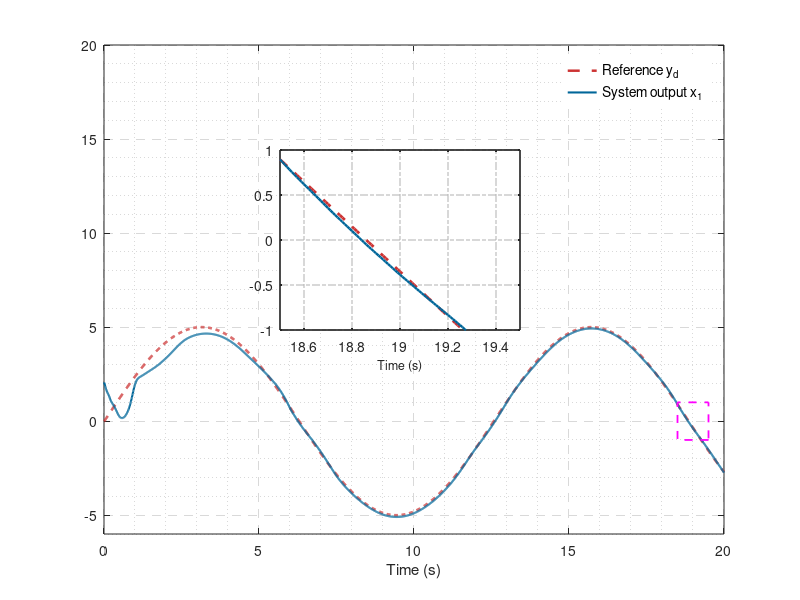

MATLAB code to generate this figure: (Note: this script raises an error after producing the figure.)
clc
close all
clear all
Time=0.01;stoptime=20;k=1;deltaT=0.012; dt=Time; %j=1; 
gamma_11=10;gamma_21=20; beta_1=1; beta_2=1;omega_1=2;omega_2=2;
gamma_12=0.001;gamma_13=0.001;gamma_22=0.001;gamma_23=0.001;p=2;q=0.9;
Gamma_1=0.4;sigma_1=3; Gamma_2=0.5;sigma_2=3;%for identifier
gamma_c1=3;gamma_a1=4; gamma_c2=3;gamma_a2=4; %correlation coefficients
rho=zeros(1);rho_3=zeros(1);
x_1=zeros(1); x_2=zeros(1); y_d=zeros(1); %states and references with ther initial values
z_1=zeros(1);xi_1=zeros(1);xi_2=zeros(1);%tracking error 
w=zeros(1,1);  dw=zeros(1,1);  %stochastic noise %stochastic for white noise
vartheta=zeros(1);varpi=zeros(1);tau=zeros(0);%design constants(performance)
C_1=zeros(1);C_2=zeros(1);x_h1=zeros(3,1);

% 事件触发参数
theta = 0.15;     % 触发阈值参数
epsilon = 0.1;   % 触发阈值常数项
k_eta = 0.25;      % 动态变量衰减率
e=zeros(1); eta = zeros(1); trigger_event = zeros(1);
% 事件触发参数
e_threshold = 0.01;        % 触发阈值
min_interval = 0.5;      % 最小触发间隔
last_trigger_time = -inf; % 上次触发时间
u_last = 0;               % 上次控制输入
xi_2_last = 0;            % 上次触发时的xi_2值
trigger_events = [];      % 触发事件记录
cost_1=zeros(1); cost_2=zeros(1);

W_a1=zeros(16,1);W_c1=zeros(16,1); S_J1=zeros(16,1);%NN weight for first subsystems
w_a1(k)=zeros(1); w_c1(k)=zeros(1); % NN weight norm for first subsystems
V_01=zeros(3,5); V_11=zeros(5,5);V_21=zeros(5,5); V_31=zeros(5,5);V_41=zeros(5,1);%DNN weight update for first subsystems (h)
W_01=zeros(15,1); W_11=zeros(25,1);W_21=zeros(25,1); W_31=zeros(25,1);W_41=zeros(5,1);%DNN weight update for first subsystems (h)的列向量表示形式
Lambda_01=zeros(15,1);Lambda_11=zeros(25,1);Lambda_21=zeros(25,1);Lambda_31=zeros(25,1);Lambda_41=zeros(5,1);
v_01(k)=zeros(1);v_11(k)=zeros(1); v_21(k)=zeros(1); v_31(k)=zeros(1); v_41(k)=zeros(1);% NN weight norm for first subsystems(h)



W_c2=zeros(12,1); W_a2=zeros(12,1);S_J2=zeros(12,1); % NN weights for second subsystems
w_c2(k)=zeros(1); w_a2(k)=zeros(1); %weigh norms for the second subsystem
V_02=zeros(4,5); V_12=zeros(5,5);V_22=zeros(5,5); V_32=zeros(5,5);V_42=zeros(5,1);%DNN weight update for  the second  subsystems (h)
W_02=zeros(20,1); W_12=zeros(25,1);W_22=zeros(25,1); W_32=zeros(25,1);W_42=zeros(5,1);%DNN weight update for the second subsystems (h)的列向量表示形式
Lambda_02=zeros(20,1);Lambda_12=zeros(25,1);Lambda_22=zeros(25,1);Lambda_32=zeros(25,1);Lambda_42=zeros(5,1);
v_02(k)=zeros(1);v_12(k)=zeros(1); v_22(k)=zeros(1); v_32(k)=zeros(1); v_42(k)=zeros(1);% NN weight norm for  the second  subsystems(h)

%第一个子系统权重更新定律V的参数
I01=eye(5);
I11=eye(5);
I21=eye(5);
I31=eye(5);
I41=eye(1);
%学习率
T01=0.4*eye(15);
T11=0.4*eye(25);
T21=0.4*eye(25);
T31=0.4*eye(25);
T41=0.4*eye(5);


%第二个子系统权重更新定律V的参数
I02=eye(5);
I12=eye(5);
I22=eye(5);
I32=eye(5);
I42=eye(1);
%学习率
T02=0.5*eye(20);
T12=0.5*eye(25);
T22=0.5*eye(25);
T32=0.5*eye(25);
T42=0.5*eye(5);

alpha=zeros(1);u=zeros(1); %the virtual and actual controller
totalCost1=zeros(1);


 

for t=0:Time:stoptime
     randn('state',100) 
   if k==1
    dw(k)=sqrt(dt)*randn;       % initial values for stochastic process
    w(k)=dw(k);                                    % W(0) = 0 不允许，所以首先置值             
   end
   if k<=stoptime/Time
    dw(k)=sqrt(dt)*randn;   % 产生序列
    w(k+1)=w(k)+dw(k); 
   end
    if k==1
        x_1(k)=2; x_2(k)=3;y_d(k)=0;rho(k)=4;rho_3(k)=-1.9;
    for i=1:16
        W_a1(i,k)=0.5; W_c1(i,k)=0.3;
    end
    for i=1:12
         W_a2(i,k)=0.3; W_c2(i,k)=0.1; 
    end
    for i=1:15
            W_01(i,1)=0.2;
    end
    for i=1:25
            W_11(i,1)=0.2;
            W_21(i,1)=0.2;
            W_31(i,1)=0.2;
    end
    for i=1:5
            W_41(i,1)=0.2;
    end
    for i=1:20
            W_02(i,1)=0.5;
    end
    for i=1:25
            W_12(i,1)=0.5;
            W_22(i,1)=0.5;
            W_32(i,1)=0.5;
    end
    for i=1:5
            W_42(i,1)=0.5;
    end
    end
    V_01= reshape(W_01(:,k), 3, 5);
    V_11= reshape(W_11(:,k), 5, 5);
    V_21= reshape(W_21(:,k), 5, 5);
    V_31= reshape(W_31(:,k), 5, 5);
    V_41= reshape(W_41(:,k), 5, 1);
    V_02= reshape(W_02(:,k), 4, 5);
    V_12= reshape(W_12(:,k), 5, 5);
    V_22= reshape(W_22(:,k), 5, 5);
    V_32= reshape(W_32(:,k), 5, 5);
    V_42= reshape(W_42(:,k), 5, 1);
 %%%%% the first backstepping step
    z_1(k)=x_1(k)-y_d(k);%define tracking error
    vartheta(k)=z_1(k)/rho(k);

    xi_1(k)=1/2*log((vartheta(k)+0.9)/(0.9-vartheta(k)));
    x_h1=[x_1(k);xi_1(k);1];
    B41=V_41'*diag(1-tanh(V_31'*tanh(V_21'*tanh(V_11'*tanh(V_01'*x_h1)))).^2);
    B31=V_31'*diag(1-(tanh(V_21'*tanh(V_11'*tanh(V_01'*x_h1)))).^2);
    B21=V_21'*diag(1-(tanh(V_11'*tanh(V_01'*x_h1))).^2);
    B11=V_11'*diag(1-(tanh(V_01'*x_h1)).^2);
    C41=tanh(V_31'*tanh(V_21'*tanh(V_11'*tanh(V_01'*x_h1))));
    C31=tanh(V_21'*tanh(V_11'*tanh(V_01'*x_h1)));
    C21=tanh(V_11'*tanh(V_01'*x_h1));
    C11=tanh(V_01'*x_h1);
    D01=kron(I01,x_h1');
    D11=kron(I11,C11');
    D21=kron(I21,C21');
    D31=kron(I31,C31');
    D41=kron(I41,C41');

    %第一个系统的参量
    Lambda_01=(B41*B31*B21*B11*D01)';
    Lambda_11=(B41*B31*B21*D11)';
    Lambda_21=(B41*B31*D21)';
    Lambda_31=(B41*D31)';
    Lambda_41=(D41)';
   %将第一个系统的所有更新权重矩阵进行按列排列
    W_01(:,k)=V_01(:);W_11(:,k)=V_11(:); W_21(:,k)=V_21(:); W_31(:,k)=V_31(:);W_41(:,k)=V_41(:);
    for i=1:16
        S_J1(i,k)= exp(-(([x_1(k);xi_1(k)]-[8;8]+[i;i])'*([x_1(k);xi_1(k)]-[8;8]+[i;i]))/2); %basis function vector
    end

    C_1=V_41'*tanh(V_31'*tanh(V_21'*tanh(V_11'*tanh(V_01'*x_h1))));%H_1函数的估
    C_2=W_a1(:,k)'*S_J1(:,k);%J_1函数的估计
    tau(k)=1/(2*rho(k))*(1/(vartheta(k)+0.9)-1/(vartheta(k)-0.9));
    tau_part = sign(tau(k)) * (abs(tau(k))^(1/3)); % 处理 tau^(1/3)
xi1_p = sign(xi_1(k)) * (abs(xi_1(k))^(4*p-3)); % 处理 xi_1^(4*p-3)
xi1_q = sign(xi_1(k)) * (abs(xi_1(k))^(4*q-3)); % 处理 xi_1^(4*q-3)

alpha(k) = -gamma_11*xi_1(k) - 3/4*tau_part*xi_1(k) - C_1 - 1/2*C_2 + ...
           z_1(k)*rho_3(k)/rho(k) - (1/(4*beta_1))*xi_1(k)^3 - ...
           gamma_12*xi1_p - gamma_13*xi1_q;%virtual controller
    if k<=stoptime/Time 
     W_01(:,k+1)=W_01(:,k)+deltaT*(T01*(tau(k).*Lambda_01*xi_1(k)^3-sigma_1*W_01(:,k)));
     W_11(:,k+1)=W_11(:,k)+deltaT*(T11*(tau(k).*Lambda_11*xi_1(k)^3-sigma_1*W_11(:,k))); 
     W_21(:,k+1)=W_21(:,k)+deltaT*(T21*(tau(k).*Lambda_21*xi_1(k)^3-sigma_1*W_21(:,k)));
     W_31(:,k+1)=W_31(:,k)+deltaT*(T31*(tau(k).*Lambda_31*xi_1(k)^3-sigma_1*W_31(:,k)));
     W_41(:,k+1)=W_41(:,k)+deltaT*(T41*(tau(k).*Lambda_41*xi_1(k)^3-sigma_1*W_41(:,k)));  
     W_c1(:,k+1)=W_c1(:,k)+deltaT*(-gamma_c1*S_J1(:,k)*S_J1(:,k)'*W_c1(:,k)); 
     W_a1(:,k+1)=W_a1(:,k)+deltaT*(-S_J1(:,k)*S_J1(:,k)'*(gamma_a1*(W_a1(:,k)-W_c1(:,k))+gamma_c1*W_c1(:,k)));
    end
    v_01(k)=norm(W_01(:,k));v_11(k)=norm(W_11(:,k)); v_21(k)=norm(W_21(:,k)); v_31(k)=norm(W_31(:,k)); v_41(k)=norm(W_41(:,k));%weight matrice norm
    w_c1(k)=norm(W_c1(:,k)); w_a1(k)=norm(W_a1(:,k));%weight matrice norm 
    cost_1(k)=xi_1(k)^2+alpha(k)^2;%cost function 
%%%%%%%%%The second backstepping step
    xi_2(k)=x_2(k)-alpha(k); % for the second subsystems
    
    x_h2=[x_1(k);x_2(k);xi_2(k);1];
    B42=V_42'*diag(1-(tanh(V_32'*tanh(V_22'*tanh(V_12'*tanh(V_02'*x_h2)))).^2));
    B32=V_32'*diag(1-(tanh(V_22'*tanh(V_12'*tanh(V_02'*x_h2)))).^2);
    B22=V_22'*diag(1-(tanh(V_12'*tanh(V_02'*x_h2))).^2);
    B12=V_12'*diag(1-(tanh(V_02'*x_h2)).^2);
    C42=tanh(V_32'*tanh(V_22'*tanh(V_12'*tanh(V_02'*x_h2))));
    C32=tanh(V_22'*tanh(V_12'*tanh(V_02'*x_h2)));
    C22=tanh(V_12'*tanh(V_02'*x_h2));
    C12=tanh(V_02'*x_h2);
    D02=kron(I02,x_h2');
    D12=kron(I12,C12');
    D22=kron(I22,C22');
    D32=kron(I32,C32');
    D42=kron(I42,C42');
    
    %第一个系统的参量
    Lambda_02=(B42*B32*B22*B12*D02)';
    Lambda_12=(B42*B32*B22*D12)';
    Lambda_22=(B42*B32*D22)';
    Lambda_32=(B42*D32)';
    Lambda_42=(D42)';
    %将第一个系统的所有更新权重矩阵进行按列排列
   
    %%% 事件触发机制 %%%
    current_time = t;
    %trigger_condition = (abs(xi_2(k) - xi_2_last) >= e_threshold || ...
                       %(current_time - last_trigger_time) >= min_interval);
    
    
    W_02(:,k)=V_02(:);W_12(:,k)=V_12(:); W_22(:,k)=V_22(:); W_32(:,k)=V_32(:);W_42(:,k)=V_42(:);
    for i=1:12
      S_J2(i,k)= exp(-(([x_1(k);x_2(k);xi_2(k)]-[6;6;6]+1/2*[i;i;i])'*([x_1(k);x_2(k);xi_2(k)]-[6;6;6]+1/2*[i;i;i]))/2);
    end
    C_3=V_42'*tanh(V_32'*tanh(V_22'*tanh(V_12'*tanh(V_02'*x_h2))));%H_2函数的估计
    C_4=W_a2(:,k)'*S_J2(:,k);%J_2函数的估计
    
    w_c2(k)=norm(W_c2(:,k)); w_a2(k)=norm(W_a2(:,k));%weight matrix norm
    v_02(k)=norm(W_02(:,k));v_12(k)=norm(W_12(:,k)); v_22(k)=norm(W_22(:,k)); v_32(k)=norm(W_32(:,k)); v_42(k)=norm(W_42(:,k));%weight matrice norm
    %if trigger_condition
    xi2_p = sign(xi_2(k)) * (abs(xi_2(k))^(4*p-3));
xi2_q = sign(xi_2(k)) * (abs(xi_2(k))^(4*q-3));

u(k) = -gamma_21*xi_2(k) - C_3 - 1/2*C_4 - (1/(4*beta_2))*xi_2(k)^3 - ...
       gamma_22*xi2_p - gamma_23*xi2_q;%actual controller
    % 事件触发机制
    e(k) = u(k) - u_last(k);
    trigger_condition = e(k)^2 >= theta*eta(k) + epsilon;
    if trigger_condition
        u_last(k) = u(k);
        last_trigger_time = current_time;
        trigger_events = [trigger_events, t];
        trigger_event(k) = 1;
    end

    cost_2(k)=xi_2(k)^2+u(k)^2;%cost function
    totalCost1(k)=cost_1(k)+cost_2(k);%total cost function
    if k<=stoptime/Time
      W_02(:,k+1)=W_02(:,k)+deltaT.*(T02*(Lambda_02*xi_2(k)^3-sigma_2*W_02(:,k)));
      W_12(:,k+1)=W_12(:,k)+deltaT.*(T12*(Lambda_12*xi_2(k)^3-sigma_2*W_12(:,k))); 
      W_22(:,k+1)=W_22(:,k)+deltaT.*(T22*(Lambda_22*xi_2(k)^3-sigma_2*W_22(:,k)));
      W_32(:,k+1)=W_32(:,k)+deltaT.*(T32*(Lambda_32*xi_2(k)^3-sigma_2*W_32(:,k)));
      W_42(:,k+1)=W_42(:,k)+deltaT.*(T42*(Lambda_42*xi_2(k)^3-sigma_2*W_42(:,k))); 
      W_c2(:,k+1)=W_c2(:,k)+deltaT*(-gamma_c2*S_J2(:,k)*S_J2(:,k)'*W_c2(:,k)); 
      W_a2(:,k+1)=W_a2(:,k)+deltaT*(-S_J2(:,k)*S_J2(:,k)'*(gamma_a2*(W_a2(:,k)-W_c2(:,k))+gamma_c2*W_c2(:,k)));
      %%%%%%%%%%%%%%%%%%%%%%%%%%%%%%%%%%%%%%%%%%%%%%%%%%%%%%%%%%%%%%%%%%%%%%%%%%%%%%%% 
      y_d(k+1)=5*sin(0.5*t); %refeference 
      rho(k+1)=3.8*exp(-0.5*t)+0.2;
      rho_3(k+1)=-1.9*exp(-0.5*t);
      x_1(k+1)=x_1(k)+deltaT*(x_1(k)*sin(x_1(k))+x_2(k))+cos(x_1(k))^2*dw(k);
      x_2(k+1)=x_2(k)+deltaT*(x_2(k)*cos(x_1(k))+u(k))+sin(x_1(k))*cos(x_2(k))*dw(k); 
      % 动态变量更新
        eta(k+1) = eta(k) + deltaT*(-k_eta*eta(k) + theta*e(k)^2 - epsilon);
        eta(k+1) = max(eta(k+1), 0);
        
        % 保持控制量传递
        u_last(k+1) = u_last(k);
    end
k=k+1;
end
t=0:Time:stoptime;
























%% 1.1 跟踪性能 
figure

% 定义颜色方案
ref_color = [0.8, 0.2, 0.2];      % 参考信号颜色 - 深红色
out_color = [0, 0.4, 0.6];        % 系统输出颜色 - 深蓝色
grid_color = [0.85, 0.85, 0.85];  % 网格线颜色 - 浅灰色
zoom_box_color = [1, 0, 1];   % 放大框颜色 - 深紫色
zoom_bg_color = [0.98, 0.98, 0.95]; % 放大图背景色

% 主图
t_plot = t(1:length(x_1));

% 绘制主图曲线
plot(t_plot, y_d(1:length(t_plot)), '--', ...
     'Color', ref_color, ...
     'LineWidth', 1.8);
hold on;
plot(t_plot, x_1(1:length(t_plot)), '-', ...
     'Color', out_color, ...
     'LineWidth', 1.5);

% 定义放大区域
xlim_region = [18.5, 19.5];
ylim_region = [-1, 1];

% 在主图中绘制虚线框标出放大区域
rectangle('Position', [xlim_region(1), ylim_region(1), ...
                      diff(xlim_region), diff(ylim_region)], ...
          'EdgeColor', zoom_box_color, ...
          'LineStyle', '--', ...
          'LineWidth', 1.3);

xlabel('Time (s)', 'FontSize', 11, 'FontWeight', 'normal');
legend('Reference y_d', 'System output x_1', 'Location', 'best', ...
       'FontSize', 10, 'Box', 'off');
axis([0, 20, -6, 20]);

% 网格设置 - 更精细的控制
grid on;
grid minor;
set(gca, 'GridColor', grid_color, ...
         'GridAlpha', 1, ...
         'MinorGridColor', grid_color, ...
         'MinorGridAlpha', 1, ...
         'GridLineStyle', '--', ...
         'MinorGridLineStyle', ':');
hold off;

% 创建放大子图
ax_zoom = axes('Position', [0.35, 0.45, 0.3, 0.3]);

% 设置放大子图背景色
set(ax_zoom, 'Color', zoom_bg_color);

% 计算放大区域对应的索引范围
idx_zoom = t_plot >= xlim_region(1) & t_plot <= xlim_region(2);
t_zoom = t_plot(idx_zoom);
y_d_zoom = y_d(idx_zoom);
x_1_zoom = x_1(idx_zoom);

% 在放大子图中绘制数据
plot(ax_zoom, t_zoom, y_d_zoom, '--', ...
     'Color', ref_color, ...
     'LineWidth', 2);
hold on;
plot(ax_zoom, t_zoom, x_1_zoom, '-', ...
     'Color', out_color, ...
     'LineWidth', 1.7);
hold off;

% 设置放大子图的坐标轴
xlim(ax_zoom, xlim_region);
ylim(ax_zoom, ylim_region);

% 放大子图网格设置
grid(ax_zoom, 'on');
set(ax_zoom, 'GridColor', [0.7, 0.7, 0.7], ...
             'GridAlpha', 0.5, ...
             'GridLineStyle', '-.');

% 放大子图边框
box(ax_zoom, 'on');
set(ax_zoom, 'LineWidth', 1.2);

% 放大子图标签
xlabel(ax_zoom, 'Time (s)', 'FontSize', 9);

% 调整整体图形外观
set(gcf, 'Color', 'white');
set(gca, 'FontSize', 10, ...
         'Box', 'on', ...
         'LineWidth', 1.2);

% 添加轻微阴影效果到放大子图（可选）
% 创建一个稍大的背景框
annotation('rectangle', ...
    [ax_zoom.Position(1)-0.1, ax_zoom.Position(2)-0.1, ...
     ax_zoom.Position(3)+0.1, ax_zoom.Position(4)+0.1], ...
    'Color', [0.7, 0.7, 0.7], ...
    'FaceColor', 'none', ...
    'LineStyle', 'none', ...
    'FaceAlpha', 0.05);
%% 1.2 跟踪误差及性能边界 - 带区域放大效果
figure
min_len = min([length(t), length(z_1), length(rho)]);
t_plot2 = t(1:min_len);
z_1_plot = z_1(1:min_len);
rho_plot = rho(1:min_len);

% 定义颜色方案
error_color = [0, 0.3, 0.6];        % 跟踪误差颜色 - 深蓝色
bound_color = [0.85, 0.1, 0.1];     % 性能边界颜色 - 红色
fill_color = [0.95, 0.6, 0.6];      % 填充区域颜色 - 浅红色
zoom_color = [1, 0, 1];       % 放大框颜色 - 紫色
zoom_bg_color = [0.98, 0.96, 0.92]; % 放大图背景色 - 浅米色

% 绘制主图曲线
plot(t_plot2, z_1_plot, '-', 'Color', error_color, 'LineWidth', 1.3); 
hold on;
plot(t_plot2, 0.9*rho_plot, '--', 'Color', bound_color, 'LineWidth', 1.5);
plot(t_plot2, -0.9*rho_plot, '--', 'Color', bound_color, 'LineWidth', 1.5);

% 填充性能边界区域
t_fill = [t_plot2, fliplr(t_plot2)];
y_fill = [0.9*rho_plot, fliplr(-0.9*rho_plot)];
fill(t_fill, y_fill, fill_color, 'FaceAlpha', 0.15, 'EdgeColor', 'none');

% 定义放大区域（选择误差波动明显的区域）
xlim_region = [16, 18];
ylim_region = [-0.5, 0.5];

% 在主图中用虚线框标出放大区域
rectangle('Position', [xlim_region(1), ylim_region(1), ...
                      diff(xlim_region), diff(ylim_region)], ...
          'EdgeColor', zoom_color, ...
          'LineStyle', '--', ...
          'LineWidth', 1.4, ...
          'LineWidth', 1.3);

% 主图标签和设置
xlabel('Time (s)', 'FontSize', 10, 'FontWeight', 'normal');
ylabel('Tracking error \eta_1', 'FontSize', 10, 'FontWeight', 'normal');
legend('Tracking error', 'Performance bounds', ...
       'Location', 'best', 'FontSize', 9, 'Box', 'off');
grid on;
grid minor;
set(gca, 'GridColor', grid_color, ...
         'GridAlpha', 1, ...
         'MinorGridColor', grid_color, ...
         'MinorGridAlpha', 1, ...
         'GridLineStyle', '--', ...
         'MinorGridLineStyle', ':');
axis([0 20 -4 4]);
hold off;

% 创建放大子图 - 放在主图的合适位置
ax_zoom = axes('Position', [0.4, 0.17, 0.3, 0.3]);

% 设置放大子图背景色
set(ax_zoom, 'Color', zoom_bg_color);

% 提取放大区域的数据
idx_zoom = t_plot2 >= xlim_region(1) & t_plot2 <= xlim_region(2);
t_zoom = t_plot2(idx_zoom);
z_1_zoom = z_1_plot(idx_zoom);
rho_zoom = rho_plot(idx_zoom);

% 在放大子图中绘制数据
plot(ax_zoom, t_zoom, z_1_zoom, '-', 'Color', error_color, 'LineWidth', 1.4);
hold on;
plot(ax_zoom, t_zoom, 0.9*rho_zoom, '--', 'Color', bound_color, 'LineWidth', 1.6);
plot(ax_zoom, t_zoom, -0.9*rho_zoom, '--', 'Color', bound_color, 'LineWidth', 1.6);

% 填充放大区域的性能边界
t_fill_zoom = [t_zoom, fliplr(t_zoom)];
y_fill_zoom = [0.9*rho_zoom, fliplr(-0.9*rho_zoom)];
fill(ax_zoom, t_fill_zoom, y_fill_zoom, fill_color, ...
     'FaceAlpha', 0.25, 'EdgeColor', 'none');
hold off;

% 设置放大子图的坐标轴
xlim(ax_zoom, xlim_region);
ylim(ax_zoom, ylim_region);

% 放大子图网格和样式设置
grid on;
grid minor;
set(gca, 'GridColor', grid_color, ...
         'GridAlpha', 1, ...
         'MinorGridColor', grid_color, ...
         'MinorGridAlpha', 1, ...
         'GridLineStyle', '--', ...
         'MinorGridLineStyle', ':');

% 调整子图整体外观
set(gca, 'FontSize', 10, 'Box', 'on', 'LineWidth', 1.2);
%% 1.3 控制输入与事件触发 - 带区域放大效果
figure
min_len3 = min([length(t), length(u_last)]);
t_plot3 = t(1:min_len3);
u_last_plot = u_last(1:min_len3);

% 定义颜色方案
control_color = [0, 0.4, 0.2];          % 控制输入颜色 - 深绿色
trigger_color = [0.9, 0.2, 0.2];        % 触发事件颜色 - 红色
zoom_color = [0.5, 0.1, 0.7];           % 放大框颜色 - 深紫色
zoom_bg_color = [0.96, 0.96, 0.98];     % 放大图背景色 - 浅蓝灰色

% 绘制控制输入（阶梯图）
stairs(t_plot3, u_last_plot, '-', 'Color', control_color, 'LineWidth', 1.3);
hold on;

% 提取并绘制触发事件
if ~isempty(trigger_events)
    trigger_indices = zeros(1, length(trigger_events));
    for i = 1:length(trigger_events)
        [~, idx] = min(abs(t - trigger_events(i)));
        trigger_indices(i) = min(idx, min_len3);
    end
    trigger_indices = unique(trigger_indices);
    trigger_times = t_plot3(trigger_indices);
    trigger_values = u_last_plot(trigger_indices);
    
    % 绘制触发事件点
    plot(trigger_times, trigger_values, '*', ...
         'Color', trigger_color, ...
         'MarkerSize', 3, ...
         'LineWidth', 1, ...
         'MarkerFaceColor', trigger_color);
end

% 定义放大区域（选择包含多个触发事件的区域）
xlim_region = [14, 16];
% 自动确定Y轴放大范围
region_idx = t_plot3 >= xlim_region(1) & t_plot3 <= xlim_region(2);
if any(region_idx)
    y_data = u_last_plot(region_idx);
    y_min = min(y_data) - 0.5;
    y_max = max(y_data) + 0.5;
else
    y_min = min(u_last_plot) - 0.5;
    y_max = max(u_last_plot) + 0.5;
end
ylim_region = [y_min, y_max];

% 在主图中用虚线框标出放大区域
rectangle('Position', [xlim_region(1), ylim_region(1), ...
                      diff(xlim_region), diff(ylim_region)], ...
          'EdgeColor', zoom_color, ...
          'LineStyle', '--', ...
          'LineWidth', 1.4);

% 主图标签和设置
xlabel('Time (s)', 'FontSize', 10, 'FontWeight', 'normal');
ylabel('Control input u', 'FontSize', 10, 'FontWeight', 'normal');
% 修改：将图例位置改为右上角 (northeast)
legend('Control input', 'Trigger events', ...
       'Location', 'northeast', 'FontSize', 9, 'Box', 'off');
grid on;
grid minor;
set(gca, 'GridColor', grid_color, ...
         'GridAlpha', 1, ...
         'MinorGridColor', grid_color, ...
         'MinorGridAlpha', 1, ...
         'GridLineStyle', '--', ...
         'MinorGridLineStyle', ':');
axis([0 20 min(u_last_plot)-1 max(u_last_plot)+1]); % 自动调整Y轴范围
axis([0 20 -250 140]);
hold off;

% 创建放大子图 - 放在主图的合适位置
% 调整放大子图位置以避免遮挡图例
ax_zoom = axes('Position', [0.53, 0.22, 0.3, 0.3]);

% 设置放大子图背景色
set(ax_zoom, 'Color', zoom_bg_color);

% 提取放大区域的数据
zoom_idx = t_plot3 >= xlim_region(1) & t_plot3 <= xlim_region(2);
t_zoom = t_plot3(zoom_idx);
u_zoom = u_last_plot(zoom_idx);

% 在放大子图中绘制阶梯图
stairs(ax_zoom, t_zoom, u_zoom, '-', 'Color', control_color, 'LineWidth', 1.5);

% 在放大子图中绘制触发事件
if ~isempty(trigger_events)
    % 提取放大区域内的触发事件
    trigger_in_zoom = trigger_times >= xlim_region(1) & trigger_times <= xlim_region(2);
    if any(trigger_in_zoom)
        trigger_times_zoom = trigger_times(trigger_in_zoom);
        trigger_values_zoom = trigger_values(trigger_in_zoom);
        
        hold(ax_zoom, 'on');
        plot(ax_zoom, trigger_times_zoom, trigger_values_zoom, '*', ...
             'Color', trigger_color, ...
             'MarkerSize', 9, ...
             'LineWidth', 1.6, ...
             'MarkerFaceColor', trigger_color);
        hold(ax_zoom, 'off');
    end
end

% 设置放大子图的坐标轴
xlim(ax_zoom, xlim_region);
ylim(ax_zoom, ylim_region);

% 放大子图网格和样式设置
grid on;
grid minor;
set(gca, 'GridColor', grid_color, ...
         'GridAlpha', 1, ...
         'MinorGridColor', grid_color, ...
         'MinorGridAlpha', 1, ...
         'GridLineStyle', '--', ...
         'MinorGridLineStyle', ':');

% 为放大子图添加X轴标签
xlabel(ax_zoom, 'Time (s)', 'FontSize', 8);

% 调整主图外观
set(gca, 'FontSize', 10, 'Box', 'on', 'LineWidth', 1.2);
%% ============ 2. 代价函数分析 ============
figure('Position', [100, 100, 800, 900]); % 设置图形大小

% 子图1：对数刻度成本函数
subplot(3, 1, 1);
% 确保所有向量长度一致
min_len = min([length(t), length(cost_1), length(cost_2), length(totalCost1)]);
t_plot = t(1:min_len);
cost_1_plot = cost_1(1:min_len);
cost_2_plot = cost_2(1:min_len);
totalCost_plot = totalCost1(1:min_len);

% 绘制对数刻度图
h1 = semilogy(t_plot, cost_1_plot, 'b-', 'LineWidth', 1.8);
hold on;
h2 = semilogy(t_plot, cost_2_plot, 'r-', 'LineWidth', 1.8);
h3 = semilogy(t_plot, totalCost_plot, 'g-', 'LineWidth', 2.2);

% 科研美化设置
grid on;
grid minor;
set(gca, 'GridColor', grid_color, ...
         'GridAlpha', 1, ...
         'MinorGridColor', grid_color, ...
         'MinorGridAlpha', 1, ...
         'GridLineStyle', '--', ...
         'MinorGridLineStyle', ':');
xlabel('Time (s)', 'FontSize', 12, 'FontWeight', 'bold');
ylabel('Cost (log scale)', 'FontSize', 12, 'FontWeight', 'bold');
title('Cost Function Evolution (Log Scale)', 'FontSize', 14, 'FontWeight', 'bold');
legend([h1, h2, h3], {'Subsystem 1', 'Subsystem 2', 'Total'}, 'Location', 'best', 'FontSize', 10);
set(gca, 'FontSize', 11, 'FontName', 'Arial');
ylim([1e-3, 1e4]);
xlim([0, max(t_plot)]);

% 添加网格线增强可读性
set(gca, 'YMinorGrid', 'on', 'XMinorGrid', 'on');
set(gca, 'GridLineStyle', '--', 'GridAlpha', 0.3);

% 子图2：子系统1成本函数（线性尺度）
subplot(3, 1, 2);
h4 = plot(t_plot, cost_1_plot, 'b-', 'LineWidth', 1.5);

% 科研美化设置
grid on;
grid minor;
set(gca, 'GridColor', grid_color, ...
         'GridAlpha', 1, ...
         'MinorGridColor', grid_color, ...
         'MinorGridAlpha', 1, ...
         'GridLineStyle', '--', ...
         'MinorGridLineStyle', ':');
xlabel('Time (s)', 'FontSize', 12, 'FontWeight', 'bold');
ylabel('Cost', 'FontSize', 12, 'FontWeight', 'bold');
title('Subsystem 1: Cost Function c_1(\eta_1,\xi_1)', 'FontSize', 13, 'FontWeight', 'bold');
set(gca, 'FontSize', 11, 'FontName', 'Arial');
ylim([0, 200]);
xlim([0, 20]);

% 添加背景色区域突出重要部分
hold on;
y_limits = ylim;
fill([5, 15, 15, 5], [y_limits(1), y_limits(1), y_limits(2), y_limits(2)], ...
     [0.9, 0.95, 1], 'EdgeColor', 'none', 'FaceAlpha', 0.2);

% 在子图2中添加图例
legend('c_1(\eta_1,\xi_1)', 'Location', 'best', 'FontSize', 10);

% 子图3：子系统2成本函数（线性尺度）
subplot(3, 1, 3);
h5 = plot(t_plot, cost_2_plot, 'r-', 'LineWidth', 1.5);

% 科研美化设置
grid on;
grid minor;
set(gca, 'GridColor', grid_color, ...
         'GridAlpha', 1, ...
         'MinorGridColor', grid_color, ...
         'MinorGridAlpha', 1, ...
         'GridLineStyle', '--', ...
         'MinorGridLineStyle', ':');
xlabel('Time (s)', 'FontSize', 12, 'FontWeight', 'bold');
ylabel('Cost', 'FontSize', 12, 'FontWeight', 'bold');
title('Subsystem 2: Cost Function c_2(\eta_2,u)', 'FontSize', 13, 'FontWeight', 'bold');
set(gca, 'FontSize', 11, 'FontName', 'Arial');
ylim([0, 2000]);
xlim([0, 20]);

% 添加背景色区域
hold on;
y_limits = ylim;
fill([5, 15, 15, 5], [y_limits(1), y_limits(1), y_limits(2), y_limits(2)], ...
     [1, 0.95, 0.9], 'EdgeColor', 'none', 'FaceAlpha', 0.2);

% 添加水平参考线（可根据需要调整）
line([0, 20], [500, 500], 'Color', [0.5, 0.5, 0.5], 'LineStyle', '--', 'LineWidth', 0.8);
line([0, 20], [1000, 1000], 'Color', [0.5, 0.5, 0.5], 'LineStyle', '--', 'LineWidth', 0.8);

% 在子图3中添加图例
legend('c_2(\eta_2,u)', 'Location', 'best', 'FontSize', 10);

% 调整子图间距
set(gcf, 'Color', 'w'); % 设置背景为白色
ha = findobj(gcf, 'type', 'axes');
for i = 1:length(ha)
    ha(i).Position(4) = ha(i).Position(4) * 0.85; % 调整高度
end

% 调整布局
h = findobj(gcf, 'type', 'axes');
set(h, 'TickDir', 'out', 'LineWidth', 1.2);

%% ============ 4. 神经网络权重收敛性 

% 数据准备
weights1 = {v_01, v_11, v_21, v_31, v_41};
labels1 = {'v_{01}', 'v_{11}', 'v_{21}', 'v_{31}', 'v_{41}'};
colors = lines(5); % 使用MATLAB的lines配色方案

% 定义放大区域颜色
zoom_color = [0.7, 0.2, 0.8];       % 放大框颜色 - 紫色
zoom_bg_color = [0.98, 0.96, 0.92]; % 放大图背景色

% 确定最小长度以确保所有向量长度一致
min_len = min([length(t), cellfun(@length, weights1)]);
t_plot = t(1:min_len);

% 定义放大区域（选择权重收敛的后期阶段）
if max(t_plot) >= 10
    zoom_time_start = max(t_plot) * 0.7;  % 最后30%的时间开始
    zoom_time_end = max(t_plot);          % 结束时间
else
    zoom_time_start = max(t_plot) * 0.5;  % 最后50%的时间开始
    zoom_time_end = max(t_plot);          % 结束时间
end

zoom_time_range = [zoom_time_start, zoom_time_end];


figure('Position', [100, 100, 1500, 800]);

% 定义子图间距
spacing_h = 0.08;  % 水平间距
spacing_v = 0.1;   % 垂直间距
margin = [0.08, 0.05, 0.12, 0.05]; % [左, 右, 上, 下]边距

% 计算每个子图的宽度和高度
plot_width = (1 - margin(1) - margin(2) - 2*spacing_h) / 3;
plot_height = (1 - margin(3) - margin(4) - 1*spacing_v) / 2;

% 为每个子图计算位置并创建坐标轴
ax_handles = cell(6, 1);
for i = 1:6
    % 计算行和列
    row = ceil(i/3);
    col = mod(i-1, 3) + 1;
    
    % 计算位置
    left = margin(1) + (col-1)*(plot_width + spacing_h);
    bottom = margin(4) + (2-row)*(plot_height + spacing_v);
    
    % 创建坐标轴
    ax_handles{i} = axes('Position', [left, bottom, plot_width, plot_height]);
    
    % 设置基本属性
    hold(ax_handles{i}, 'on');
    grid(ax_handles{i}, 'on');
    box(ax_handles{i}, 'on');
end

% ============ 子图1-5：单独权重范数 ============
for i = 1:5
    % 设置当前坐标轴
    axes(ax_handles{i});
    
    % 提取数据
    w_data = weights1{i}(1:min_len);
    
    % 绘制主曲线
    plot(t_plot, w_data, 'Color', colors(i,:), 'LineWidth', 2, ...
         'DisplayName', labels1{i});

    % 确定放大区域的Y轴范围
    zoom_idx = t_plot >= zoom_time_range(1) & t_plot <= zoom_time_range(2);
    if sum(zoom_idx) > 0
        zoom_data = w_data(zoom_idx);
        y_min_zoom = min(zoom_data) * 0.99;
        y_max_zoom = max(zoom_data) * 1.01;
        if y_max_zoom <= y_min_zoom
            y_min_zoom = min(w_data) * 0.98;
            y_max_zoom = max(w_data) * 1.02;
        end
    else
        y_min_zoom = min(w_data) * 0.98;
        y_max_zoom = max(w_data) * 1.02;
    end
    
    % 确保高度为正数
    rect_height = y_max_zoom - y_min_zoom;
    if rect_height <= 0
        rect_height = (max(w_data) - min(w_data)) * 0.1;
        if rect_height <= 0
            rect_height = 0.1;
        end
    end
    
    % 计算矩形宽度
    rect_width = zoom_time_range(2) - zoom_time_range(1);
    if rect_width <= 0
        rect_width = max(t_plot) * 0.05;
    end
    
    % 在主图中标出放大区域
    rectangle('Position', [zoom_time_range(1), y_min_zoom, rect_width, rect_height], ...
              'EdgeColor', zoom_color, ...
              'LineStyle', ':', ...
              'LineWidth', 1.5);
    
    % 设置子图样式
    set(gca, 'FontSize', 11, 'FontName', 'Arial', 'LineWidth', 1.2);

    
    % 设置合适的Y轴范围
    y_range = [min(w_data)*0.95, max(w_data)*1.05];
    if diff(y_range) > 0
        ylim(y_range);
    end
    
    % 添加网格
    grid on; grid minor;
    
    % 图例（简洁版）
    legend('Location', 'best', 'FontSize', 9, 'Box', 'off');
    xlabel('Time (s)', 'FontSize', 10);
    hold off;
    
    % 为当前子图创建内部放大视图
    % 获取当前子图位置
    subplot_pos = get(gca, 'Position');
    
    % 计算放大图在子图内部的位置（右上角）
    zoom_ax_pos = [subplot_pos(1) + subplot_pos(3) * 0.55, ...
                   subplot_pos(2) + subplot_pos(4) * 0.55, ...
                   subplot_pos(3) * 0.35, ...
                   subplot_pos(4) * 0.35];
    
    ax_zoom = axes('Position', zoom_ax_pos);
    set(ax_zoom, 'Color', zoom_bg_color, 'Box', 'on', 'LineWidth', 1);
    
    % 提取放大区域数据
    t_zoom = t_plot(zoom_idx);
    w_zoom = w_data(zoom_idx);
    
    % 绘制放大图
    plot(ax_zoom, t_zoom, w_zoom, '-', 'Color', colors(i,:), 'LineWidth', 2);
    hold on;
    
    hold off;
    
    % 设置放大图样式
    xlim(ax_zoom, zoom_time_range);
    ylim(ax_zoom, [y_min_zoom, y_max_zoom]);
    grid(ax_zoom, 'on');
    grid(ax_zoom, 'minor');
    set(ax_zoom, 'FontSize', 8, 'LineWidth', 0.8, ...
                'GridColor', [0.85, 0.85, 0.85], ...
                'GridAlpha', 0.4, ...
                'FontName', 'Arial');
end

% ============ 子图6：所有权重综合图 ============
% 设置当前坐标轴
axes(ax_handles{6});

hold on;

% 使用与子图1-5相同的颜色绘制所有权重
for i = 1:5
    w_plot = weights1{i}(1:min_len);
    % 使用相同的颜色方案
    plot(t_plot, w_plot, 'Color', colors(i,:), 'LineWidth', 2, ...
         'DisplayName', labels1{i});
end

xlabel('Time (s)', 'FontSize', 12, 'FontWeight', 'bold');
ylabel('Weight Norms', 'FontSize', 12, 'FontWeight', 'bold');
title('All Weight Norms of Subsystem 1', 'FontSize', 13, 'FontWeight', 'bold');
legend(labels1, 'Location', 'best', 'FontSize', 10, 'Box', 'off');
grid on; grid minor;
set(gca, 'FontSize', 11, 'FontName', 'Arial', 'LineWidth', 1.2);
hold off;

%% ============ 4.2 第二子系统权重范数 
figure('Position', [100, 100, 1500, 800]); % 

% 数据准备
weights2 = {v_02, v_12, v_22, v_32, v_42};
labels2 = {'v_{02}', 'v_{12}', 'v_{22}', 'v_{32}', 'v_{42}'};
colors = lines(5); % 使用MATLAB的lines配色方案

% 定义放大区域颜色
zoom_color = [0.2, 0.6, 0.8];        % 放大框颜色 - 蓝色调
zoom_bg_color = [0.96, 0.98, 0.96];  % 放大图背景色 - 浅绿色调

% 确定最小长度以确保所有向量长度一致
min_len8 = min([length(t), cellfun(@length, weights2)]);
t_plot8 = t(1:min_len8);

% 定义放大区域（选择权重收敛的后期阶段）
if max(t_plot8) >= 10
    zoom_time_start = max(t_plot8) * 0.7;  % 最后30%的时间开始
    zoom_time_end = max(t_plot8);          % 结束时间
else
    zoom_time_start = max(t_plot8) * 0.5;  % 最后50%的时间开始
    zoom_time_end = max(t_plot8);          % 结束时间
end

zoom_time_range = [zoom_time_start, zoom_time_end];

% 定义子图间距
spacing_h = 0.08;  % 水平间距
spacing_v = 0.1;   % 垂直间距
margin = [0.08, 0.05, 0.12, 0.05]; % [左, 右, 上, 下]边距

% 计算每个子图的宽度和高度
plot_width = (1 - margin(1) - margin(2) - 2*spacing_h) / 3;
plot_height = (1 - margin(3) - margin(4) - 1*spacing_v) / 2;

% 为每个子图计算位置并创建坐标轴
ax_handles2 = cell(6, 1);
for i = 1:6
    % 计算行和列
    row = ceil(i/3);
    col = mod(i-1, 3) + 1;
    
    % 计算位置
    left = margin(1) + (col-1)*(plot_width + spacing_h);
    bottom = margin(4) + (2-row)*(plot_height + spacing_v);
    
    % 创建坐标轴
    ax_handles2{i} = axes('Position', [left, bottom, plot_width, plot_height]);
    
    % 设置基本属性
    hold(ax_handles2{i}, 'on');
    grid(ax_handles2{i}, 'on');
    box(ax_handles2{i}, 'on');
end

% ============ 子图1-5：单独权重范数 ============
for i = 1:5
    % 设置当前坐标轴
    axes(ax_handles2{i});
    
    % 提取数据
    w_data = weights2{i}(1:min_len8);
    
    % 绘制主曲线
    plot(t_plot8, w_data, 'Color', colors(i,:), 'LineWidth', 2, ...
         'DisplayName', labels2{i});
    
    % 确定放大区域的Y轴范围
    zoom_idx = t_plot8 >= zoom_time_range(1) & t_plot8 <= zoom_time_range(2);
    if sum(zoom_idx) > 0
        zoom_data = w_data(zoom_idx);
        y_min_zoom = min(zoom_data) * 0.99;
        y_max_zoom = max(zoom_data) * 1.01;
        if y_max_zoom <= y_min_zoom
            y_min_zoom = min(w_data) * 0.98;
            y_max_zoom = max(w_data) * 1.02;
        end
    else
        y_min_zoom = min(w_data) * 0.98;
        y_max_zoom = max(w_data) * 1.02;
    end
    
    % 确保高度为正数
    rect_height = y_max_zoom - y_min_zoom;
    if rect_height <= 0
        rect_height = (max(w_data) - min(w_data)) * 0.1;
        if rect_height <= 0
            rect_height = 0.1;
        end
    end
    
    % 计算矩形宽度
    rect_width = zoom_time_range(2) - zoom_time_range(1);
    if rect_width <= 0
        rect_width = max(t_plot8) * 0.05;
    end
    
    % 在主图中标出放大区域
    rectangle('Position', [zoom_time_range(1), y_min_zoom, rect_width, rect_height], ...
              'EdgeColor', zoom_color, ...
              'LineStyle', ':', ...
              'LineWidth', 1.5);
    
    % 设置子图样式
    set(gca, 'FontSize', 11, 'FontName', 'Arial', 'LineWidth', 1.2);
    xlabel('Time (s)', 'FontSize', 12, 'FontWeight', 'bold');
    
    % 设置合适的Y轴范围
    y_range = [min(w_data)*0.95, max(w_data)*1.05];
    if diff(y_range) > 0
        ylim(y_range);
    end
    
    % 添加网格
    grid on; grid minor;
    
    % 图例（简洁版）
    legend('Location', 'best', 'FontSize', 9, 'Box', 'off');
    
    hold off;
    
    % 为当前子图创建内部放大视图
    % 获取当前子图位置
    subplot_pos = get(gca, 'Position');
    
    % 计算放大图在子图内部的位置（右上角）
    zoom_ax_pos = [subplot_pos(1) + subplot_pos(3) * 0.55, ...
                   subplot_pos(2) + subplot_pos(4) * 0.55, ...
                   subplot_pos(3) * 0.35, ...
                   subplot_pos(4) * 0.35];
    
    ax_zoom = axes('Position', zoom_ax_pos);
    set(ax_zoom, 'Color', zoom_bg_color, 'Box', 'on', 'LineWidth', 1);
    
    % 提取放大区域数据
    t_zoom = t_plot8(zoom_idx);
    w_zoom = w_data(zoom_idx);
    
    % 绘制放大图
    plot(ax_zoom, t_zoom, w_zoom, '-', 'Color', colors(i,:), 'LineWidth', 2);
    hold on;
    
    hold off;
    
    % 设置放大图样式
    xlim(ax_zoom, zoom_time_range);
    ylim(ax_zoom, [y_min_zoom, y_max_zoom]);
    grid(ax_zoom, 'on');
    grid(ax_zoom, 'minor');
    set(ax_zoom, 'FontSize', 8, 'LineWidth', 0.8, ...
                'GridColor', [0.85, 0.85, 0.85], ...
                'GridAlpha', 0.4, ...
                'FontName', 'Arial');
    
end

% ============ 子图6：所有权重综合图 ============
% 设置当前坐标轴
axes(ax_handles2{6});

% 使用相同的颜色绘制所有权重
hold on;

for i = 1:5
    w_plot = weights2{i}(1:min_len8);
    % 使用与子图1-5相同的颜色
    plot(t_plot8, w_plot, 'Color', colors(i,:), 'LineWidth', 2, ...
         'DisplayName', labels2{i});
end

xlabel('Time (s)', 'FontSize', 12, 'FontWeight', 'bold');
ylabel('Weight Norms', 'FontSize', 12, 'FontWeight', 'bold');
title('All Weight Norms of Subsystem 2', 'FontSize', 13, 'FontWeight', 'bold');
legend(labels2, 'Location', 'best', 'FontSize', 10, 'Box', 'off');
grid on; grid minor;
set(gca, 'FontSize', 11, 'FontName', 'Arial', 'LineWidth', 1.2);
hold off;
%% ============ 3. 事件触发条件分析 - 带区域放大效果 ============
figure
min_len5 = min([length(t), length(e), length(eta)]);
t_plot5 = t(1:min_len5);
e_plot = e(1:min_len5);
eta_plot = eta(1:min_len5);

% 绘制主图曲线
plot(t_plot5, e_plot.^2, 'b-', 'LineWidth', 1.2);
hold on;
plot(t_plot5, theta*eta_plot + epsilon, 'r--', 'LineWidth', 1.5);
plot(t_plot5, eta_plot, 'g-', 'LineWidth', 1.2);
xlabel('Time (s)', 'FontSize', 10);
% 修改：将图例位置改为右上角 (northeast)
legend('e^2', 'Threshold θη+ε', 'Dynamic variable η', 'Location', 'northeast');
grid on;

% 定义放大区域（可根据具体数据调整）
xlim_zoom = [1, 2];  % 放大时间区间
% 计算纵坐标范围（基于放大区域内的数据）
idx_zoom = t_plot5 >= xlim_zoom(1) & t_plot5 <= xlim_zoom(2);
ylim_zoom = [min([min(e_plot(idx_zoom).^2), min(theta*eta_plot(idx_zoom)+epsilon), min(eta_plot(idx_zoom))]), ...
             max([max(e_plot(idx_zoom).^2), max(theta*eta_plot(idx_zoom)+epsilon), max(eta_plot(idx_zoom))])];
% 添加一些边距
ylim_zoom = [ylim_zoom(1) - 0.1*diff(ylim_zoom), ylim_zoom(2) + 0.1*diff(ylim_zoom)];

% 在主图上绘制放大区域框
rectangle('Position', [xlim_zoom(1), ylim_zoom(1), ...
                      diff(xlim_zoom), diff(ylim_zoom)], ...
          'EdgeColor', [1, 0, 1], 'LineStyle', '--', 'LineWidth', 1.2);

% 创建放大子图
ax_zoom = axes('Position', [0.5, 0.3, 0.4, 0.4]);  % 调整位置
set(ax_zoom, 'Color', [0.98, 0.98, 0.95], 'LineWidth', 1.2);

% 在放大图中绘制曲线
plot(ax_zoom, t_plot5(idx_zoom), e_plot(idx_zoom).^2, 'b-', 'LineWidth', 1.5);
hold on;
plot(ax_zoom, t_plot5(idx_zoom), theta*eta_plot(idx_zoom) + epsilon, 'r--', 'LineWidth', 1.8);
plot(ax_zoom, t_plot5(idx_zoom), eta_plot(idx_zoom), 'g-', 'LineWidth', 1.5);
hold off;

% 设置放大图坐标轴
xlim(ax_zoom, xlim_zoom);
ylim(ax_zoom, ylim_zoom);
grid(ax_zoom, 'on');
xlabel(ax_zoom, 'Time (s)', 'FontSize', 8);

% 添加放大图边框和背景效果
box(ax_zoom, 'on');
% 添加轻微阴影
annotation('rectangle', ...
    [ax_zoom.Position(1)-0.015, ax_zoom.Position(2)-0.015, ...
     ax_zoom.Position(3)+0.03, ax_zoom.Position(4)+0.03], ...
    'Color', [0.7, 0.7, 0.7], 'FaceColor', 'none', ...
    'LineStyle', 'none', 'FaceAlpha', 0.05);
%% AC
% 设置图形样式
set(groot, 'defaultAxesFontName', 'Arial', ...
           'defaultAxesFontSize', 10, ...
           'defaultLineLineWidth', 1.5);

% 创建包含四个子图的单个图形
figure('Position', [100, 100, 1000, 700]);  % 设置图形大小和位置

% 第1个子图：第1步Critic网络权重
subplot(2, 2, 1);
h1 = plot(t, w_c1(:), 'Color', [0, 0.447, 0.741], 'LineWidth', 1.8);  % 深蓝色
grid on;
box on;
xlabel('Time (s)', 'FontSize', 11, 'FontWeight', 'bold');
title('Critic Network Weight (Step 1)', ...
      'FontSize', 12, 'FontWeight', 'bold', ...
      'Color', [0.15, 0.15, 0.15]);
grid on;
grid minor;
set(gca, 'GridColor', grid_color, ...
         'GridAlpha', 1, ...
         'MinorGridColor', grid_color, ...
         'MinorGridAlpha', 1, ...
         'GridLineStyle', '--', ...
         'MinorGridLineStyle', ':');
xlim([min(t), max(t)]);

% 第2个子图：第1步Actor网络权重
subplot(2, 2, 2);
h2 = plot(t, w_a1(:), 'Color', [0.851, 0.325, 0.098], 'LineWidth', 1.8);  % 橙色
grid on;
box on;
xlabel('Time (s)', 'FontSize', 11, 'FontWeight', 'bold');
title('Actor Network Weight (Step 1)', ...
      'FontSize', 12, 'FontWeight', 'bold', ...
      'Color', [0.15, 0.15, 0.15]);
grid on;
grid minor;
set(gca, 'GridColor', grid_color, ...
         'GridAlpha', 1, ...
         'MinorGridColor', grid_color, ...
         'MinorGridAlpha', 1, ...
         'GridLineStyle', '--', ...
         'MinorGridLineStyle', ':');
xlim([min(t), max(t)]);

% 第3个子图：第2步Critic网络权重
subplot(2, 2, 3);
h3 = plot(t, w_c2(:), 'Color', [0.466, 0.674, 0.188], 'LineWidth', 1.8);  % 绿色
grid on;
box on;
xlabel('Time (s)', 'FontSize', 11, 'FontWeight', 'bold');
title('Critic Network Weight (Step 2)', ...
      'FontSize', 12, 'FontWeight', 'bold', ...
      'Color', [0.15, 0.15, 0.15]);
grid on;
grid minor;
set(gca, 'GridColor', grid_color, ...
         'GridAlpha', 1, ...
         'MinorGridColor', grid_color, ...
         'MinorGridAlpha', 1, ...
         'GridLineStyle', '--', ...
         'MinorGridLineStyle', ':');
xlim([min(t), max(t)]);

% 第4个子图：第2步Actor网络权重
subplot(2, 2, 4);
h4 = plot(t, w_a2(:), 'Color', [0.494, 0.184, 0.556], 'LineWidth', 1.8);  % 紫色
grid on;
box on;
xlabel('Time (s)', 'FontSize', 11, 'FontWeight', 'bold');
title('Actor Network Weight (Step 2)', ...
      'FontSize', 12, 'FontWeight', 'bold', ...
      'Color', [0.15, 0.15, 0.15]);
grid on;
grid minor;
set(gca, 'GridColor', grid_color, ...
         'GridAlpha', 1, ...
         'MinorGridColor', grid_color, ...
         'MinorGridAlpha', 1, ...
         'GridLineStyle', '--', ...
         'MinorGridLineStyle', ':');
xlim([min(t), max(t)]);


%% 触发事件时间线 
figure('Position', [100, 100, 1500, 500]); 
subplot(1, 2, 1);

if ~isempty(trigger_events)
    % 创建更美观的stem图
    h = stem(trigger_events, ones(size(trigger_events)), ...
        'LineWidth', 1.5, ...
        'Marker', 'o', ...
        'MarkerFaceColor', [0.2, 0.4, 0.8], ... % 更深的蓝色
        'MarkerEdgeColor', [0.1, 0.3, 0.7], ...
        'MarkerSize', 6, ...
        'Color', [0.3, 0.5, 0.9], ... % 线条颜色
        'DisplayName', 'Trigger Events'); % 添加显示名称
    
    % 添加垂直线条填充效果
    hold on;
    for i = 1:length(trigger_events)
        plot([trigger_events(i), trigger_events(i)], [0, 1], ...
            'Color', [0.3, 0.5, 0.9, 0.3], ... % 半透明的垂直线
            'LineWidth', 0.5, ...
            'HandleVisibility', 'off'); % 隐藏图例
    end
    
    % 设置坐标轴
    xlabel('Time (s)', 'FontSize', 12, 'FontWeight', 'bold', 'Color', [0.2, 0.2, 0.2]);
    ylabel('Trigger Event', 'FontSize', 12, 'FontWeight', 'bold', 'Color', [0.2, 0.2, 0.2]);
    
    % 设置坐标轴范围
    ylim([0.8, 1.2]);
    xlim([0, stoptime]);
    
    % 美化坐标轴
    set(gca, ...
        'Box', 'on', ...
        'LineWidth', 1, ...
        'FontSize', 10, ...
        'GridColor', [0.85, 0.85, 0.85], ...
        'GridAlpha', 0.8, ...
        'MinorGridColor', [0.9, 0.9, 0.9], ...
        'XColor', [0.3, 0.3, 0.3], ...
        'YColor', [0.3, 0.3, 0.3], ...
        'YTick', [], ... % 隐藏Y轴刻度
        'Color', [0.98, 0.98, 0.98]); % 设置坐标轴背景色
    
    % 添加网格线
    grid on;
    grid minor;
    
    % 添加图例（只有一个）
    legend('Location', 'best', 'FontSize', 10);
    
    % 添加时间轴指示
    if length(trigger_events) > 1
        plot([0, stoptime], [1, 1], 'k--', 'LineWidth', 0.5, ...
            'Color', [0.7, 0.7, 0.7], ...
            'HandleVisibility', 'off'); % 隐藏图例
    end
    
    hold off;
    
else
    % 美化无事件显示
    axes('Position', [0.1, 0.1, 0.8, 0.8], 'Color', [0.95, 0.95, 0.95]);
    text(0.5, 0.5, 'No Trigger Events Recorded', ...
        'HorizontalAlignment', 'center', ...
        'VerticalAlignment', 'middle', ...
        'FontSize', 14, ...
        'FontWeight', 'bold', ...
        'Color', [0.5, 0.5, 0.5]);
    
    text(0.5, 0.4, 'Data collection period is active', ...
        'HorizontalAlignment', 'center', ...
        'VerticalAlignment', 'middle', ...
        'FontSize', 11, ...
        'FontAngle', 'italic', ...
        'Color', [0.7, 0.7, 0.7]);
    
    axis off;
end

%% 绘制Interevent Time图

% 确保有触发事件
if ~isempty(trigger_events)
    % 提取触发时间
    trigger_times = trigger_events;
    
    % 计算相邻触发事件的时间间隔
    interevent_times = diff(trigger_times);
    
    % 计算触发事件的序号
    event_numbers = 1:length(interevent_times);
    
    subplot(1, 2, 2);
    stem(event_numbers, interevent_times, 'filled', 'LineWidth', 0.5);
    xlabel('Event Number (k)');
    ylabel('Interevent Time $t_{k+1} - t_k$ (s)', 'Interpreter', 'latex');
    grid on;
    
    
else
    fprintf('没有触发事件发生。\n');
end
%% ============ 10. 性能统计表格输出 ============
fprintf('\n=========== 性能统计摘要 ===========\n');
fprintf('仿真时间: %.1f s\n', stoptime);
fprintf('总仿真步数: %d\n', length(t));
fprintf('触发次数: %d\n', length(trigger_events));
fprintf('触发率: %.2f%%\n', 100*length(trigger_events)/length(t));

if ~isempty(trigger_events) && length(trigger_events) > 1
    trigger_intervals = diff(trigger_events);
    fprintf('平均触发间隔: %.4f s\n', mean(trigger_intervals));
    fprintf('最小触发间隔: %.4f s\n', min(trigger_intervals));
    fprintf('最大触发间隔: %.4f s\n', max(trigger_intervals));
end

% 计算RMS误差
rms_error = sqrt(mean(z_1(1:min_len).^2));
fprintf('RMS跟踪误差: %.4f\n', rms_error);

% 平均控制能量
avg_control = mean(abs(u_last(1:min_len3)));
fprintf('平均控制能量: %.4f\n', avg_control);

% 最大跟踪误差
max_error = max(abs(z_1(1:min_len)));
fprintf('最大跟踪误差: %.4f\n', max_error);

% 计算是否违反性能边界
violation_indices = abs(z_1_plot) > 0.9*rho_plot;
violation_rate = sum(violation_indices) / length(z_1_plot);
fprintf('性能边界违反率: %.2f%%\n', 100*violation_rate);

% 性能指标总结
performance_metrics = struct(...
    'TotalTime', stoptime, ...
    'TotalSteps', length(t), ...
    'TriggerEvents', length(trigger_events), ...
    'TriggerRate', 100*length(trigger_events)/length(t), ...
    'RMSError', rms_error, ...
    'AvgControl', avg_control, ...
    'MaxError', max_error, ...
    'BoundViolationRate', 100*violation_rate);

fprintf('\n=========== 总结 ===========\n');
disp(struct2table(performance_metrics, 'AsArray', true));